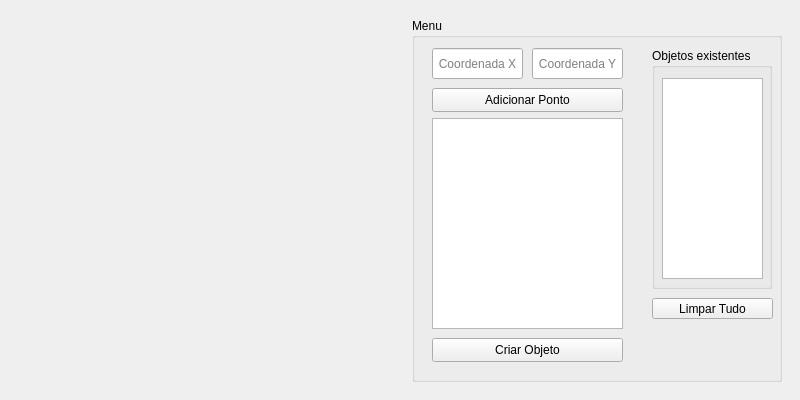
<?xml version="1.0" encoding="UTF-8"?>
<ui version="4.0">
 <class>MainWindow</class>
 <widget class="QMainWindow" name="MainWindow">
  <property name="enabled">
   <bool>true</bool>
  </property>
  <property name="geometry">
   <rect>
    <x>0</x>
    <y>0</y>
    <width>800</width>
    <height>400</height>
   </rect>
  </property>
  <property name="windowTitle">
   <string>MainWindow</string>
  </property>
  <widget class="QWidget" name="centralwidget">
   <property name="enabled">
    <bool>true</bool>
   </property>
   <layout class="QHBoxLayout" name="horizontalLayout">
    <item>
     <widget class="QWidget" name="canvasWidget" native="true">
      <property name="enabled">
       <bool>true</bool>
      </property>
     </widget>
    </item>
    <item>
     <widget class="QWidget" name="controlPanelWidget" native="true">
      <layout class="QVBoxLayout" name="verticalLayout">
       <item>
        <widget class="QGroupBox" name="groupBox">
         <property name="title">
          <string>Menu</string>
         </property>
         <widget class="QPushButton" name="pushButton_adicionar_ponto">
          <property name="geometry">
           <rect>
            <x>20</x>
            <y>70</y>
            <width>191</width>
            <height>24</height>
           </rect>
          </property>
          <property name="text">
           <string>Adicionar Ponto</string>
          </property>
         </widget>
         <widget class="QListWidget" name="listWidget_pontos_atuais">
          <property name="geometry">
           <rect>
            <x>20</x>
            <y>100</y>
            <width>191</width>
            <height>211</height>
           </rect>
          </property>
         </widget>
         <widget class="QGroupBox" name="groupBox_2">
          <property name="geometry">
           <rect>
            <x>240</x>
            <y>30</y>
            <width>120</width>
            <height>241</height>
           </rect>
          </property>
          <property name="title">
           <string>Objetos existentes</string>
          </property>
          <widget class="QListWidget" name="listWidget_objetos">
           <property name="geometry">
            <rect>
             <x>10</x>
             <y>30</y>
             <width>101</width>
             <height>201</height>
            </rect>
           </property>
          </widget>
         </widget>
         <widget class="QPushButton" name="pushButton_apagar_tudo">
          <property name="geometry">
           <rect>
            <x>240</x>
            <y>280</y>
            <width>121</width>
            <height>21</height>
           </rect>
          </property>
          <property name="text">
           <string>Limpar Tudo</string>
          </property>
         </widget>
         <widget class="QPushButton" name="pushButton_finalizar_objeto">
          <property name="geometry">
           <rect>
            <x>20</x>
            <y>320</y>
            <width>191</width>
            <height>24</height>
           </rect>
          </property>
          <property name="text">
           <string>Criar Objeto</string>
          </property>
         </widget>
         <widget class="QLineEdit" name="lineEdit_manual_x">
          <property name="geometry">
           <rect>
            <x>20</x>
            <y>30</y>
            <width>91</width>
            <height>31</height>
           </rect>
          </property>
          <property name="alignment">
           <set>Qt::AlignmentFlag::AlignCenter</set>
          </property>
          <property name="placeholderText">
           <string>Coordenada X</string>
          </property>
         </widget>
         <widget class="QLineEdit" name="lineEdit_manual_y">
          <property name="geometry">
           <rect>
            <x>120</x>
            <y>30</y>
            <width>91</width>
            <height>31</height>
           </rect>
          </property>
          <property name="alignment">
           <set>Qt::AlignmentFlag::AlignCenter</set>
          </property>
          <property name="placeholderText">
           <string>Coordenada Y</string>
          </property>
         </widget>
        </widget>
       </item>
      </layout>
     </widget>
    </item>
   </layout>
  </widget>
 </widget>
 <resources/>
 <connections/>
</ui>
